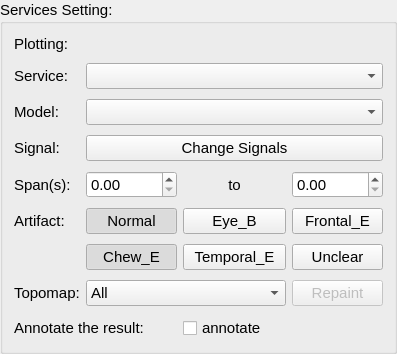
          <widget class="QGroupBox" name="gb_1">
           <property name="font">
            <font>
             <pointsize>11</pointsize>
             <weight>50</weight>
             <italic>false</italic>
             <bold>false</bold>
             <underline>false</underline>
             <stylestrategy>PreferDefault</stylestrategy>
             <kerning>true</kerning>
            </font>
           </property>
           <property name="title">
            <string>Services Setting:</string>
           </property>
           <property name="flat">
            <bool>false</bool>
           </property>
           <layout class="QHBoxLayout" name="horizontalLayout">
            <item>
             <layout class="QGridLayout" name="gridLayout_5" rowstretch="0,0,0,0,0,0,0,0,0" columnstretch="0,0,0,0">
              <property name="verticalSpacing">
               <number>10</number>
              </property>
              <item row="7" column="0">
               <widget class="QLabel" name="ad_lbl_2">
                <property name="font">
                 <font>
                  <pointsize>11</pointsize>
                  <weight>50</weight>
                  <italic>false</italic>
                  <bold>false</bold>
                  <underline>false</underline>
                  <stylestrategy>PreferDefault</stylestrategy>
                  <kerning>true</kerning>
                 </font>
                </property>
                <property name="text">
                 <string>Topomap:</string>
                </property>
               </widget>
              </item>
              <item row="6" column="1">
               <widget class="QPushButton" name="ce_btn">
                <property name="font">
                 <font>
                  <pointsize>11</pointsize>
                  <weight>50</weight>
                  <italic>false</italic>
                  <bold>false</bold>
                  <underline>false</underline>
                  <stylestrategy>PreferDefault</stylestrategy>
                  <kerning>true</kerning>
                 </font>
                </property>
                <property name="toolTip">
                 <string>Chew_EMG</string>
                </property>
                <property name="text">
                 <string>Chew_E</string>
                </property>
                <property name="checkable">
                 <bool>true</bool>
                </property>
                <property name="checked">
                 <bool>true</bool>
                </property>
               </widget>
              </item>
              <item row="5" column="2">
               <widget class="QPushButton" name="eb_btn">
                <property name="minimumSize">
                 <size>
                  <width>103</width>
                  <height>0</height>
                 </size>
                </property>
                <property name="font">
                 <font>
                  <pointsize>11</pointsize>
                  <weight>50</weight>
                  <italic>false</italic>
                  <bold>false</bold>
                  <underline>false</underline>
                  <stylestrategy>PreferDefault</stylestrategy>
                  <kerning>true</kerning>
                 </font>
                </property>
                <property name="toolTip">
                 <string>Eye_Blink</string>
                </property>
                <property name="text">
                 <string>Eye_B</string>
                </property>
                <property name="checkable">
                 <bool>true</bool>
                </property>
                <property name="checked">
                 <bool>false</bool>
                </property>
               </widget>
              </item>
              <item row="5" column="0">
               <widget class="QLabel" name="ad_lbl_1">
                <property name="font">
                 <font>
                  <pointsize>11</pointsize>
                  <weight>50</weight>
                  <italic>false</italic>
                  <bold>false</bold>
                  <underline>false</underline>
                  <stylestrategy>PreferDefault</stylestrategy>
                  <kerning>true</kerning>
                 </font>
                </property>
                <property name="text">
                 <string>Artifact:</string>
                </property>
               </widget>
              </item>
              <item row="4" column="3">
               <widget class="QDoubleSpinBox" name="span2">
                <property name="font">
                 <font>
                  <pointsize>11</pointsize>
                  <weight>50</weight>
                  <italic>false</italic>
                  <bold>false</bold>
                  <underline>false</underline>
                  <stylestrategy>PreferDefault</stylestrategy>
                  <kerning>true</kerning>
                 </font>
                </property>
                <property name="focusPolicy">
                 <enum>Qt::WheelFocus</enum>
                </property>
                <property name="maximum">
                 <double>10000.000000000000000</double>
                </property>
               </widget>
              </item>
              <item row="8" column="2" colspan="2">
               <widget class="QCheckBox" name="ann_cbx">
                <property name="enabled">
                 <bool>true</bool>
                </property>
                <property name="font">
                 <font>
                  <pointsize>11</pointsize>
                  <weight>50</weight>
                  <italic>false</italic>
                  <bold>false</bold>
                  <underline>false</underline>
                  <stylestrategy>PreferDefault</stylestrategy>
                  <kerning>true</kerning>
                 </font>
                </property>
                <property name="text">
                 <string>annotate</string>
                </property>
               </widget>
              </item>
              <item row="0" column="1" colspan="3">
               <widget class="QLabel" name="adr_lbl">
                <property name="font">
                 <font>
                  <pointsize>11</pointsize>
                  <weight>50</weight>
                  <italic>false</italic>
                  <bold>false</bold>
                  <underline>false</underline>
                  <stylestrategy>PreferDefault</stylestrategy>
                  <kerning>true</kerning>
                 </font>
                </property>
                <property name="text">
                 <string/>
                </property>
               </widget>
              </item>
              <item row="4" column="2">
               <widget class="QLabel" name="to_dur_lbl">
                <property name="font">
                 <font>
                  <pointsize>11</pointsize>
                  <weight>50</weight>
                  <italic>false</italic>
                  <bold>false</bold>
                  <underline>false</underline>
                  <stylestrategy>PreferDefault</stylestrategy>
                  <kerning>true</kerning>
                 </font>
                </property>
                <property name="text">
                 <string>to</string>
                </property>
                <property name="alignment">
                 <set>Qt::AlignCenter</set>
                </property>
               </widget>
              </item>
              <item row="5" column="1">
               <widget class="QPushButton" name="n_btn">
                <property name="font">
                 <font>
                  <pointsize>11</pointsize>
                  <weight>50</weight>
                  <italic>false</italic>
                  <bold>false</bold>
                  <underline>false</underline>
                  <stylestrategy>PreferDefault</stylestrategy>
                  <kerning>true</kerning>
                 </font>
                </property>
                <property name="toolTip">
                 <string>Normal_Signal</string>
                </property>
                <property name="text">
                 <string>Normal</string>
                </property>
                <property name="checkable">
                 <bool>true</bool>
                </property>
                <property name="checked">
                 <bool>true</bool>
                </property>
               </widget>
              </item>
              <item row="2" column="1" colspan="3">
               <widget class="QComboBox" name="model_cbx">
                <property name="font">
                 <font>
                  <pointsize>11</pointsize>
                  <weight>50</weight>
                  <italic>false</italic>
                  <bold>false</bold>
                  <underline>false</underline>
                  <stylestrategy>PreferDefault</stylestrategy>
                  <kerning>true</kerning>
                 </font>
                </property>
                <property name="focusPolicy">
                 <enum>Qt::WheelFocus</enum>
                </property>
               </widget>
              </item>
              <item row="3" column="0">
               <widget class="QLabel" name="label_21">
                <property name="font">
                 <font>
                  <pointsize>11</pointsize>
                  <weight>50</weight>
                  <italic>false</italic>
                  <bold>false</bold>
                  <underline>false</underline>
                  <stylestrategy>PreferDefault</stylestrategy>
                  <kerning>true</kerning>
                 </font>
                </property>
                <property name="text">
                 <string>Signal:</string>
                </property>
               </widget>
              </item>
              <item row="8" column="0" colspan="2">
               <widget class="QLabel" name="ann_lbl">
                <property name="font">
                 <font>
                  <pointsize>11</pointsize>
                  <weight>50</weight>
                  <italic>false</italic>
                  <bold>false</bold>
                  <underline>false</underline>
                  <stylestrategy>PreferDefault</stylestrategy>
                  <kerning>true</kerning>
                 </font>
                </property>
                <property name="text">
                 <string>Annotate the result:</string>
                </property>
               </widget>
              </item>
              <item row="6" column="2">
               <widget class="QPushButton" name="te_btn">
                <property name="font">
                 <font>
                  <pointsize>11</pointsize>
                  <weight>50</weight>
                  <italic>false</italic>
                  <bold>false</bold>
                  <underline>false</underline>
                  <stylestrategy>PreferDefault</stylestrategy>
                  <kerning>true</kerning>
                 </font>
                </property>
                <property name="toolTip">
                 <string>Temporal_EMG</string>
                </property>
                <property name="text">
                 <string>Temporal_E</string>
                </property>
                <property name="checkable">
                 <bool>true</bool>
                </property>
               </widget>
              </item>
              <item row="3" column="1" colspan="3">
               <widget class="QPushButton" name="change_signal_btn">
                <property name="enabled">
                 <bool>true</bool>
                </property>
                <property name="font">
                 <font>
                  <pointsize>11</pointsize>
                  <weight>50</weight>
                  <italic>false</italic>
                  <bold>false</bold>
                  <underline>false</underline>
                  <stylestrategy>PreferDefault</stylestrategy>
                  <kerning>true</kerning>
                 </font>
                </property>
                <property name="text">
                 <string>Change Signals</string>
                </property>
               </widget>
              </item>
              <item row="4" column="0">
               <widget class="QLabel" name="label_16">
                <property name="font">
                 <font>
                  <pointsize>11</pointsize>
                  <weight>50</weight>
                  <italic>false</italic>
                  <bold>false</bold>
                  <underline>false</underline>
                  <stylestrategy>PreferDefault</stylestrategy>
                  <kerning>true</kerning>
                 </font>
                </property>
                <property name="text">
                 <string>Span(s):</string>
                </property>
               </widget>
              </item>
              <item row="6" column="3">
               <widget class="QPushButton" name="u_btn">
                <property name="font">
                 <font>
                  <pointsize>11</pointsize>
                  <weight>50</weight>
                  <italic>false</italic>
                  <bold>false</bold>
                  <underline>false</underline>
                  <stylestrategy>PreferDefault</stylestrategy>
                  <kerning>true</kerning>
                 </font>
                </property>
                <property name="toolTip">
                 <string>Unclear_Signal</string>
                </property>
                <property name="text">
                 <string>Unclear</string>
                </property>
                <property name="checkable">
                 <bool>true</bool>
                </property>
               </widget>
              </item>
              <item row="2" column="0">
               <widget class="QLabel" name="label_20">
                <property name="font">
                 <font>
                  <pointsize>11</pointsize>
                  <weight>50</weight>
                  <italic>false</italic>
                  <bold>false</bold>
                  <underline>false</underline>
                  <stylestrategy>PreferDefault</stylestrategy>
                  <kerning>true</kerning>
                 </font>
                </property>
                <property name="text">
                 <string>Model:</string>
                </property>
               </widget>
              </item>
              <item row="1" column="1" colspan="3">
               <widget class="QComboBox" name="service_cbx">
                <property name="font">
                 <font>
                  <pointsize>11</pointsize>
                  <weight>50</weight>
                  <italic>false</italic>
                  <bold>false</bold>
                  <underline>false</underline>
                  <stylestrategy>PreferDefault</stylestrategy>
                  <kerning>true</kerning>
                 </font>
                </property>
                <item>
                 <property name="text">
                  <string/>
                 </property>
                </item>
                <item>
                 <property name="text">
                  <string>Epilepsy Syndrome Analyse</string>
                 </property>
                </item>
                <item>
                 <property name="text">
                  <string>Artifacts Detection</string>
                 </property>
                </item>
                <item>
                 <property name="text">
                  <string>Spike Detection</string>
                 </property>
                </item>
                <item>
                 <property name="text">
                  <string>High Frequency Oscillations</string>
                 </property>
                </item>
                <item>
                 <property name="text">
                  <string>Video Detection</string>
                 </property>
                </item>
               </widget>
              </item>
              <item row="0" column="0">
               <widget class="QLabel" name="label_67">
                <property name="font">
                 <font>
                  <pointsize>11</pointsize>
                  <weight>50</weight>
                  <italic>false</italic>
                  <bold>false</bold>
                  <underline>false</underline>
                  <stylestrategy>PreferDefault</stylestrategy>
                  <kerning>true</kerning>
                 </font>
                </property>
                <property name="text">
                 <string>Plotting:</string>
                </property>
               </widget>
              </item>
              <item row="4" column="1">
               <widget class="QDoubleSpinBox" name="span1">
                <property name="font">
                 <font>
                  <pointsize>11</pointsize>
                  <weight>50</weight>
                  <italic>false</italic>
                  <bold>false</bold>
                  <underline>false</underline>
                  <stylestrategy>PreferDefault</stylestrategy>
                  <kerning>true</kerning>
                 </font>
                </property>
                <property name="focusPolicy">
                 <enum>Qt::WheelFocus</enum>
                </property>
                <property name="maximum">
                 <double>10000.000000000000000</double>
                </property>
               </widget>
              </item>
              <item row="5" column="3">
               <widget class="QPushButton" name="fe_btn">
                <property name="font">
                 <font>
                  <pointsize>11</pointsize>
                  <weight>50</weight>
                  <italic>false</italic>
                  <bold>false</bold>
                  <underline>false</underline>
                  <stylestrategy>PreferDefault</stylestrategy>
                  <kerning>true</kerning>
                 </font>
                </property>
                <property name="toolTip">
                 <string>Frontal_EMG</string>
                </property>
                <property name="text">
                 <string>Frontal_E</string>
                </property>
                <property name="checkable">
                 <bool>true</bool>
                </property>
               </widget>
              </item>
              <item row="1" column="0">
               <widget class="QLabel" name="label_17">
                <property name="font">
                 <font>
                  <pointsize>11</pointsize>
                  <weight>50</weight>
                  <italic>false</italic>
                  <bold>false</bold>
                  <underline>false</underline>
                  <stylestrategy>PreferDefault</stylestrategy>
                  <kerning>true</kerning>
                 </font>
                </property>
                <property name="text">
                 <string>Service:</string>
                </property>
               </widget>
              </item>
              <item row="7" column="1" colspan="2">
               <widget class="QComboBox" name="tpm_cbx">
                <property name="font">
                 <font>
                  <pointsize>11</pointsize>
                  <weight>50</weight>
                  <italic>false</italic>
                  <bold>false</bold>
                  <underline>false</underline>
                  <stylestrategy>PreferDefault</stylestrategy>
                  <kerning>true</kerning>
                 </font>
                </property>
                <property name="focusPolicy">
                 <enum>Qt::WheelFocus</enum>
                </property>
                <item>
                 <property name="text">
                  <string>All</string>
                 </property>
                </item>
                <item>
                 <property name="text">
                  <string>Delta (0-4 Hz)</string>
                 </property>
                </item>
                <item>
                 <property name="text">
                  <string>Theta (4-8 Hz)</string>
                 </property>
                </item>
                <item>
                 <property name="text">
                  <string>Alpha (8-12 Hz)</string>
                 </property>
                </item>
                <item>
                 <property name="text">
                  <string>Beta (12-30 Hz)</string>
                 </property>
                </item>
                <item>
                 <property name="text">
                  <string>Gamma (30-45 Hz)</string>
                 </property>
                </item>
               </widget>
              </item>
              <item row="7" column="3">
               <widget class="QPushButton" name="tpm_btn">
                <property name="enabled">
                 <bool>false</bool>
                </property>
                <property name="font">
                 <font>
                  <pointsize>11</pointsize>
                  <weight>50</weight>
                  <italic>false</italic>
                  <bold>false</bold>
                  <underline>false</underline>
                  <stylestrategy>PreferDefault</stylestrategy>
                  <kerning>true</kerning>
                 </font>
                </property>
                <property name="toolTip">
                 <string>Unclear_Signal</string>
                </property>
                <property name="text">
                 <string>Repaint</string>
                </property>
                <property name="checkable">
                 <bool>true</bool>
                </property>
               </widget>
              </item>
             </layout>
            </item>
           </layout>
          </widget>
